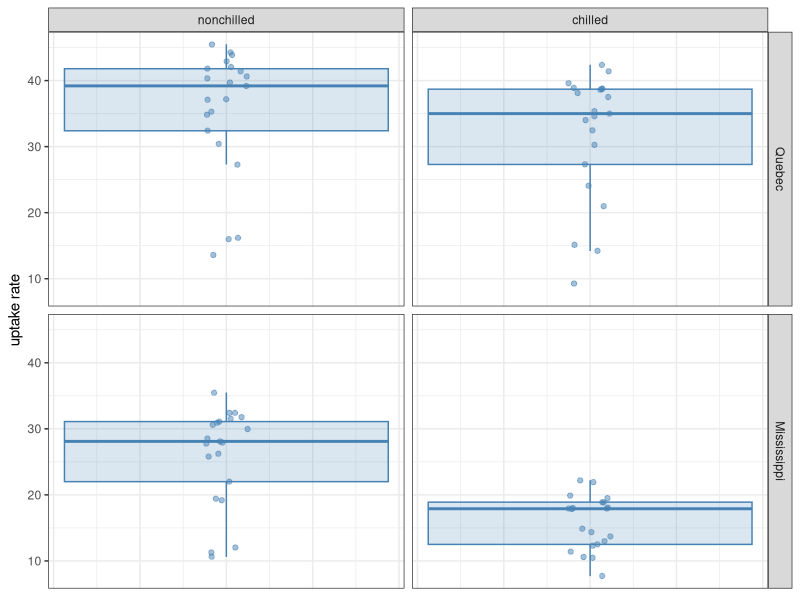
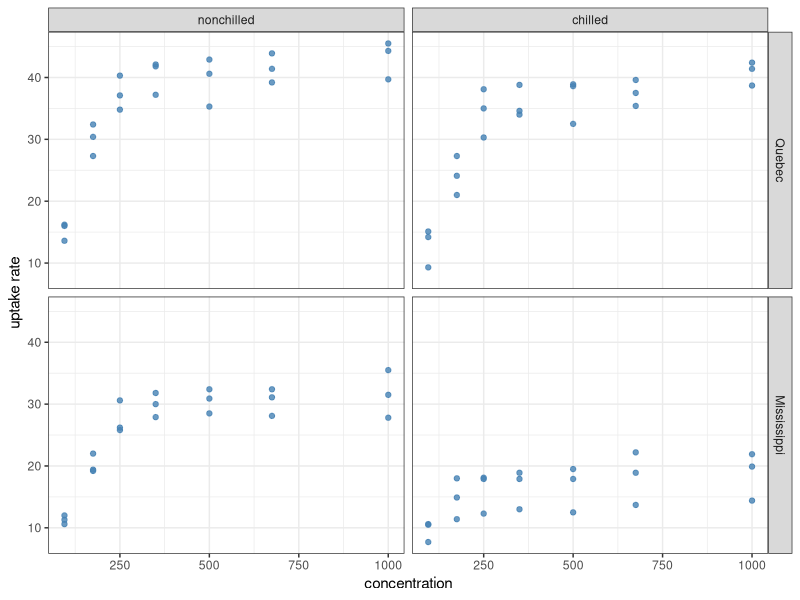
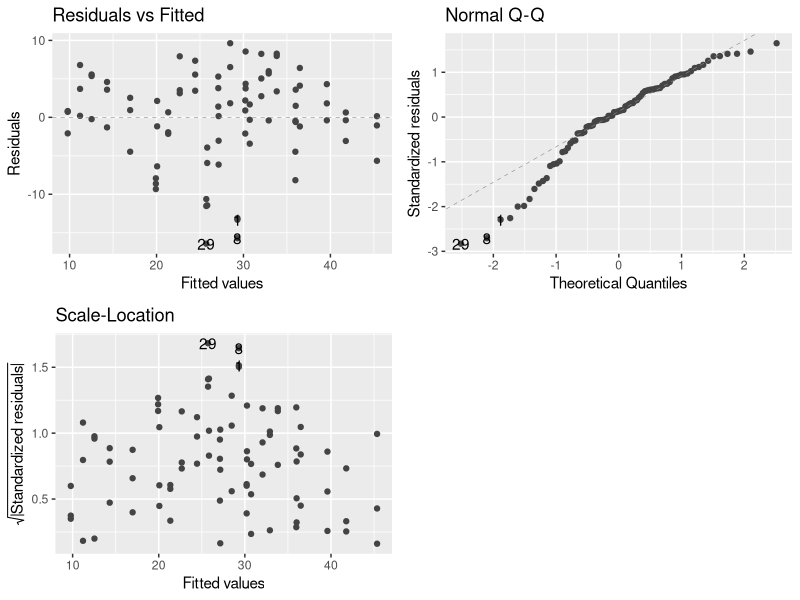
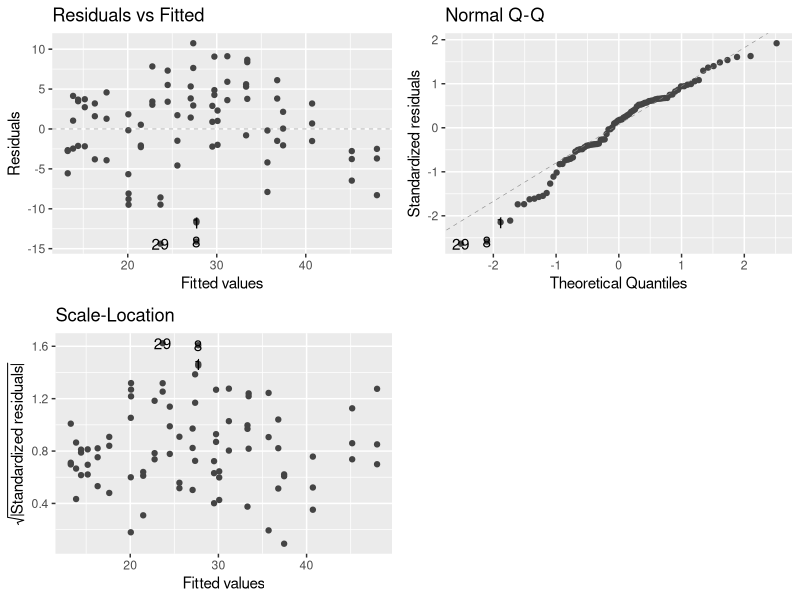

Write R code to recreate these figures, in order.
## ---- chunk 1
#| message: false
library(tidyverse)
as_tibble(CO2)
## ---- chunk 2
as_tibble(CO2) %>%
  ggplot(aes(x = 0, y = uptake)) +
  geom_boxplot(colour = "steelblue", fill = "steelblue",
               alpha = 0.2, outlier.shape = NA) +
  geom_jitter(colour = "steelblue", alpha = 0.5, width = 0.05) +
  facet_grid(Type ~ Treatment) +
  ylab("uptake rate") +
  theme_bw() +
  theme(axis.title.x = element_blank(), # The x-axis is meaningless here,
        axis.ticks.x = element_blank(), # so remove title, tick marks,
        axis.text.x = element_blank())  # and labels from it
## ---- chunk 3
as_tibble(CO2) %>%
  ggplot(aes(x = conc, y = uptake)) +
  geom_point(colour = "steelblue", alpha = 0.8) +
  facet_grid(Type ~ Treatment) +
  labs(x = "concentration", y = "uptake rate") +
  theme_bw()
## ---- chunk 4
lm(uptake ~ conc + Type * Treatment, data = CO2) %>% anova()
## ---- chunk 5
#| warning: false
library(ggfortify)

lm(uptake ~ conc + Type * Treatment, data = CO2) %>%
  autoplot(which = 1:3, smooth.colour = NA)
## ---- chunk 6
lm(uptake ~ conc + Type * Treatment, data = CO2) %>% summary()
## ---- chunk 7
lm(uptake ~ conc * Type * Treatment, data = CO2) %>% anova()
lm(uptake ~ conc * Type * Treatment, data = CO2) %>% summary()
lm(uptake ~ conc * Type * Treatment, data = CO2) %>%
  autoplot(which = 1:3, smooth.colour = NA)
